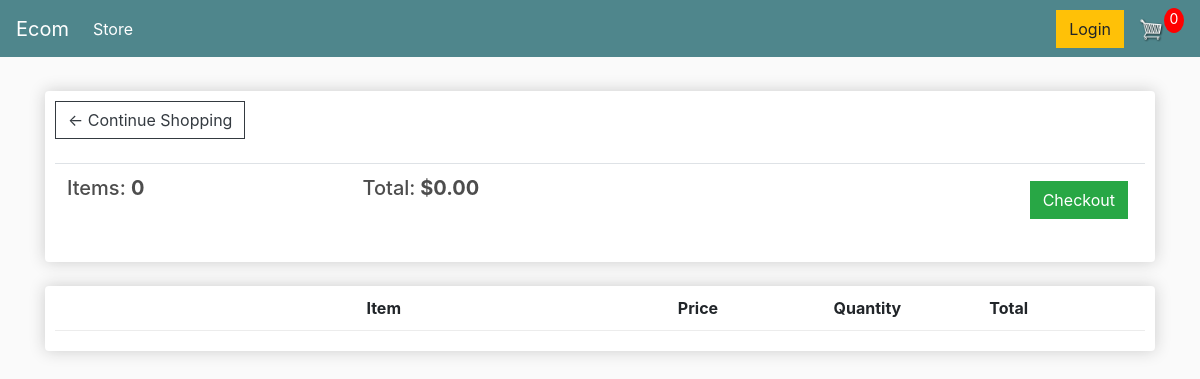
The page /cart/ (signed in) on the database as committed earlier.
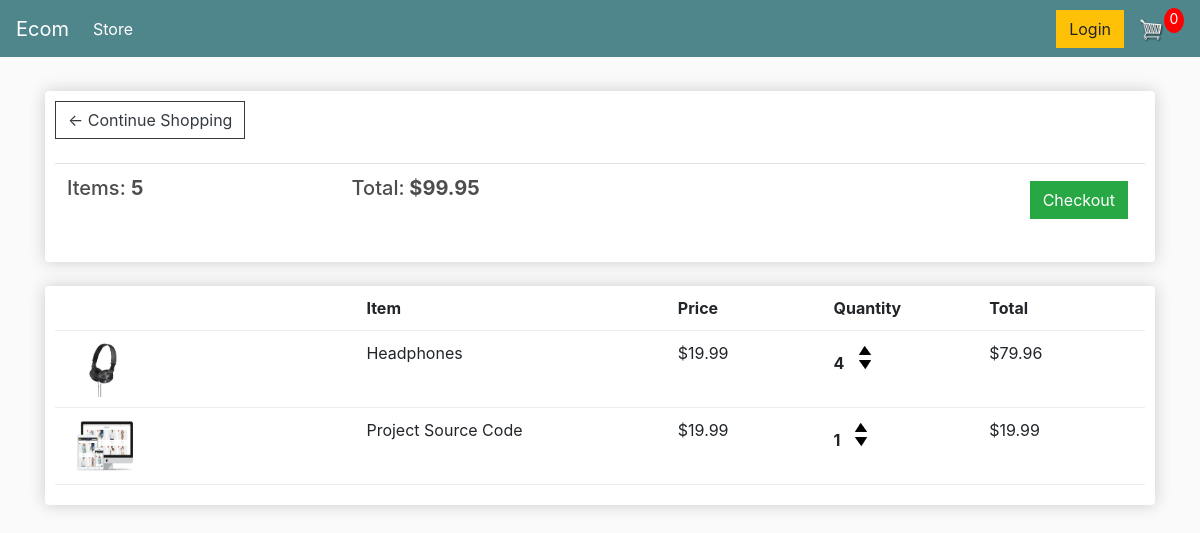
The same page on the database as committed later.
### store/models.py (models this page shows, shortened)
class Order(models.Model):
	customer = models.ForeignKey(Customer, on_delete=models.SET_NULL, null=True, blank=True)
	date_ordered = models.DateTimeField(auto_now_add=True)
	complete = models.BooleanField(default=False)
	transaction_id = models.CharField(max_length=100, null=True)
	@property
	def get_cart_total(self):
		orderitems = self.orderitem_set.all()
		total = sum([item.get_total for item in orderitems])
		return total
	@property
	def get_cart_items(self):
		orderitems = self.orderitem_set.all()
		total = sum([item.quantity for item in orderitems])
		return total

class OrderItem(models.Model):
	product = models.ForeignKey(Product, on_delete=models.SET_NULL, null=True)
	order = models.ForeignKey(Order, on_delete=models.SET_NULL, null=True)
	quantity = models.IntegerField(default=0, null=True, blank=True)
	date_added = models.DateTimeField(auto_now_add=True)
	@property
	def get_total(self):
		total = self.product.price * self.quantity
		return total

class Product(models.Model):
	name = models.CharField(max_length=200)
	price = models.FloatField()
	digital = models.BooleanField(default=False,null=True, blank=True)
	image = models.ImageField(null=True, blank=True)
	@property
	def imageURL(self):
		try:
			url = self.image.url
		except:
			url = ''
		return url

### store/views.py (the view)
# urls.py: path('cart/', views.cart, name="cart"),
def cart(request):
	data = cartData(request)
	cartItems = data['cartItems']
	order = data['order']
	items = data['items']
	context = {'items':items, 'order':order, 'cartItems':cartItems}
	return render(request, 'store/cart.html', context)

### store/utils.py (called while the page is built)
def cartData(request):
	if request.user.is_authenticated:
		customer = request.user.customer
		order, created = Order.objects.get_or_create(customer=customer, complete=False)
		items = order.orderitem_set.all()
		cartItems = order.get_cart_items
	else:
		cookieData = cookieCart(request)
		cartItems = cookieData['cartItems']
		order = cookieData['order']
		items = cookieData['items']
	return {'cartItems':cartItems ,'order':order, 'items':items}

### store/templates/store/cart.html
{% extends 'store/main.html' %}
{% load static %}
{% block content %}
	<div class="row">
		<div class="col-lg-12">
			<div class="box-element">
				<a  class="btn btn-outline-dark" href="{% url 'store' %}">&#x2190; Continue Shopping</a>
				<br>
				<br>
				<table class="table">
					<tr>
						<th><h5>Items: <strong>{{order.get_cart_items}}</strong></h5></th>
						<th><h5>Total:<strong> ${{order.get_cart_total|floatformat:2}}</strong></h5></th>
						<th>
							<a  style="float:right; margin:5px;" class="btn btn-success" href="{% url 'checkout' %}">Checkout</a>
						</th>
					</tr>
				</table>
			</div>
			<br>
			<div class="box-element">
				<div class="cart-row">
					<div style="flex:2"></div>
					<div style="flex:2"><strong>Item</strong></div>
					<div style="flex:1"><strong>Price</strong></div>
					<div style="flex:1"><strong>Quantity</strong></div>
					<div style="flex:1"><strong>Total</strong></div>
				</div>
				{% for item in items %}
				<div class="cart-row">
					<div style="flex:2"><img class="row-image" src="{{item.product.imageURL}}"></div>
					<div style="flex:2"><p>{{item.product.name}}</p></div>
					<div style="flex:1"><p>${{item.product.price|floatformat:2}}</p></div>
					<div style="flex:1">
						<p class="quantity">{{item.quantity}}</p>
						<div class="quantity">
							<img data-product="{{item.product.id}}" data-action="add" class="chg-quantity update-cart" src="{% static  'images/arrow-up.png' %}">
							<img data-product="{{item.product.id}}" data-action="remove" class="chg-quantity update-cart" src="{% static  'images/arrow-down.png' %}">
						</div>
					</div>
					<div style="flex:1"><p>${{item.get_total|floatformat:2}}</p></div>
				</div>
				{% endfor %}
			</div>
		</div>
	</div>
{% endblock content %}

Rows that differ between the two databases and show on the page:
computed for Order: get_cart_items "0" → "5"; get_cart_total "0.00" → "99.95"
added OrderItem: product.imageURL (picture), product.name "Headphones", product.price "19.99", quantity "4", get_total "79.96"
added OrderItem: product.imageURL (picture), product.name "Project Source Code", product.price "19.99", quantity "1", get_total "19.99"
